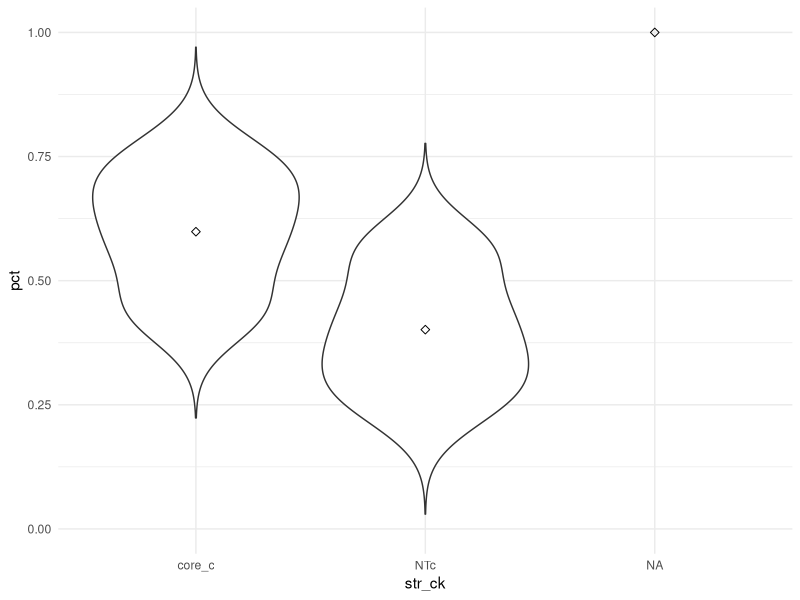
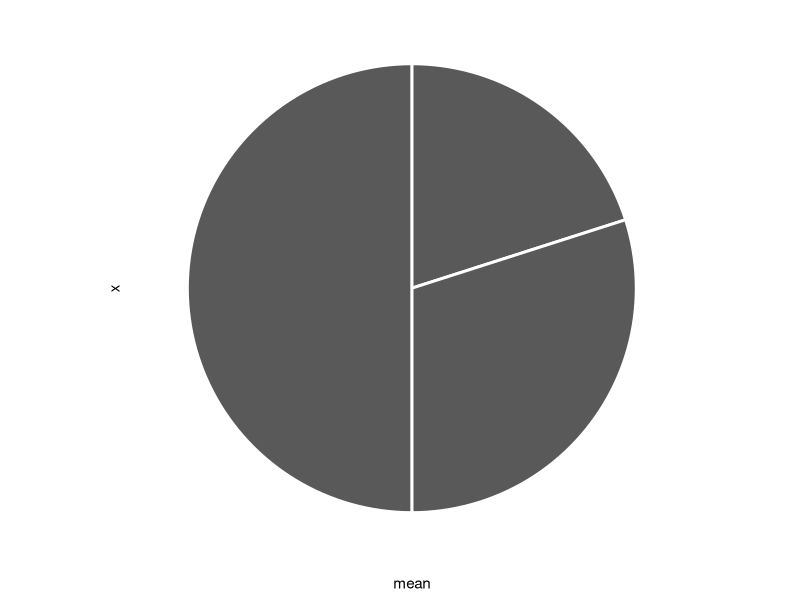
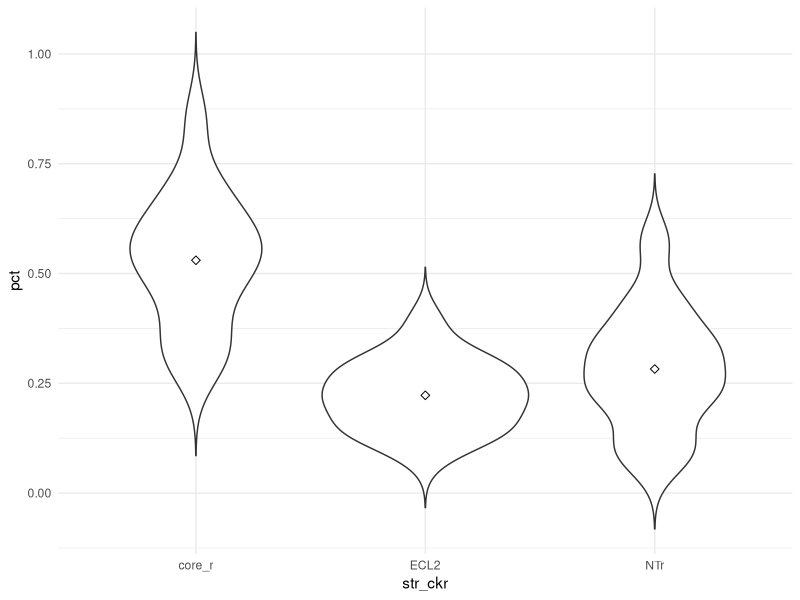
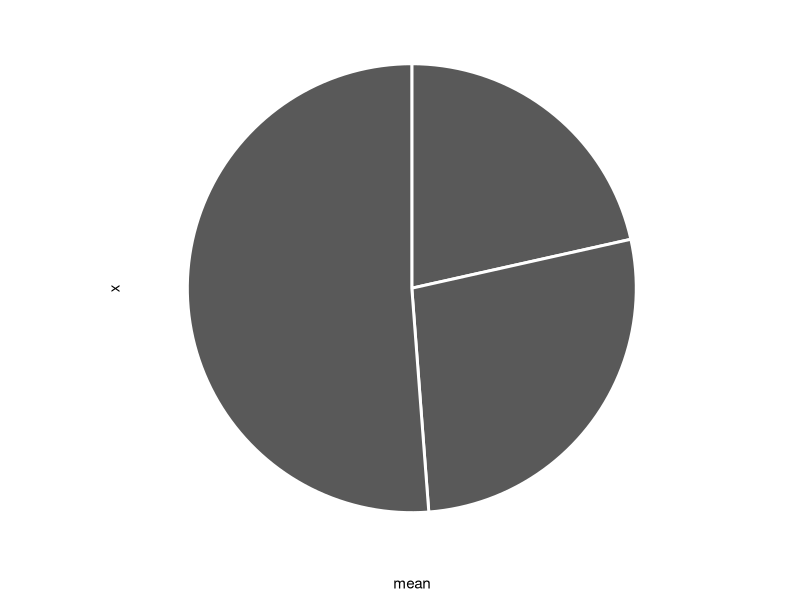

Reproduce these figures in R, in order.
# Name:     01_str_unstr_pie.R
# Updated:  20201125
# Author:   Andrew Kleist

# packages, working directory
setwd("~/Desktop/Volkman_Lab/BABU_VOLKMAN/CHEMOKINE_PRJ/Data/chemokine_gpcr_ms/")
library(tidyverse)

##### STRUCTURED AND UNSTRUCTURED ANALYSIS - CHEMOKINE #########################

  # import rin
  rin <- read_csv("05_integrate/output/RIN_CONS_CLASS.csv") %>%
    # filter(file != "ngo" & file != "zheng") %>%
    select(source_gnccn, dom1, file)
    
  # add labels
  rin <- rin %>% mutate(str_ck = case_when(
    dom1 == "NTc" ~ "NTc",
    dom1 != "NTc" ~ "core_c"
  ))
  
  # summary stats
  rin.sum <- rin %>% count(file) # get no. interface positions per file
  colnames(rin.sum)[2] <- c("no_pos_per_file")
  str.unstr <- rin %>% count(str_ck, file)
  str.unstr <- left_join(str.unstr, rin.sum)
  rm(rin.sum, rin)
  str.unstr <- str.unstr %>% mutate(pct = n / no_pos_per_file)
  
  # violin/boxplot
  str.unstr %>%
    ggplot(aes(str_ck, pct)) +
    #geom_boxplot() +
    geom_violin(trim=FALSE) +
    #geom_point() +
    ylim(0,1) +
    theme_minimal() +
    stat_summary(fun.y=mean, geom="point", shape=23, size=2)
  
  # pie chart
  str.unstr <- str.unstr %>% group_by(str_ck) %>% summarise(mean = mean(pct), sd = sd(pct))
  
  str.unstr %>%
    ggplot(aes(x = "", y= mean)) +
    geom_bar(width = 1,size = 1, stat="identity", color = "white") +
    coord_polar("y") +
    theme_classic() +
    theme(axis.line = element_blank(),
          axis.text = element_blank(),
          axis.ticks = element_blank())
  
##### STRUCTURED AND UNSTRUCTURED ANALYSIS - RECEPTOR ##########################
  
  # import rin
  rin <- read_csv("05_integrate/output/RIN_CONS_CLASS.csv") %>%
    # filter(file != "ngo" & file != "zheng") %>%
    select(target_gnccn, dom2, file)
  
  # add labels
  rin <- rin %>% mutate(str_ckr = case_when(
    dom2 == "NTr" ~ "NTr",
    dom2 == "ECL2" ~ "ECL2",
    dom2 != "NTr" & dom2 != "ECL2"  ~ "core_r"
  ))
  
  # summary stats
  rin.sum <- rin %>% count(file) # get no. interface positions per file
  colnames(rin.sum)[2] <- c("no_pos_per_file")
  str.unstr <- rin %>% count(str_ckr, file)
  str.unstr <- left_join(str.unstr, rin.sum)
  rm(rin.sum, rin)
  str.unstr <- str.unstr %>% mutate(pct = n / no_pos_per_file)
  
  # violin/boxplot
  str.unstr %>%
    ggplot(aes(str_ckr, pct)) +
    #geom_boxplot() +
    geom_violin(trim=FALSE) +
    #geom_point() +
    #ylim(0,1) +
    theme_minimal() +
    stat_summary(fun.y=mean, geom="point", shape=23, size=2)
  
  # pie chart
  str.unstr <- str.unstr %>% group_by(str_ckr) %>% summarise(mean = mean(pct), sd = sd(pct))
  
  str.unstr %>%
    ggplot(aes(x = "", y= mean)) +
    geom_bar(width = 1,size = 1, stat="identity", color = "white") +
    coord_polar("y") +
    theme_classic() +
    theme(axis.line = element_blank(),
          axis.text = element_blank(),
          axis.ticks = element_blank())
  
  
  
  
